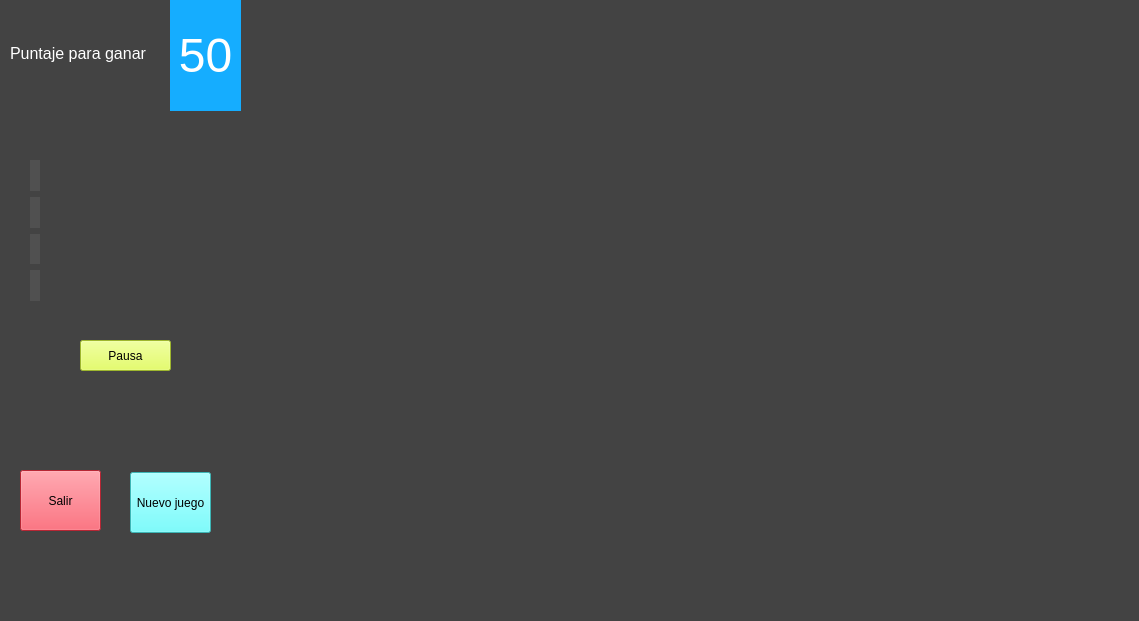
<?xml version="1.0" encoding="UTF-8"?>
<ui version="4.0">
 <class>MainWindow</class>
 <widget class="QMainWindow" name="MainWindow">
  <property name="geometry">
   <rect>
    <x>0</x>
    <y>0</y>
    <width>1139</width>
    <height>621</height>
   </rect>
  </property>
  <property name="windowTitle">
   <string>MainWindow</string>
  </property>
  <property name="styleSheet">
   <string notr="true">background-color: rgb(67, 67, 67);</string>
  </property>
  <widget class="QWidget" name="centralwidget">
   <widget class="QWidget" name="verticalLayoutWidget">
    <property name="geometry">
     <rect>
      <x>10</x>
      <y>140</y>
      <width>51</width>
      <height>181</height>
     </rect>
    </property>
    <layout class="QVBoxLayout" name="verticalLayout">
     <property name="leftMargin">
      <number>20</number>
     </property>
     <property name="topMargin">
      <number>20</number>
     </property>
     <property name="rightMargin">
      <number>20</number>
     </property>
     <property name="bottomMargin">
      <number>20</number>
     </property>
     <item>
      <widget class="QLabel" name="color_1">
       <property name="styleSheet">
        <string notr="true">background-color: rgb(80, 80, 80);</string>
       </property>
       <property name="text">
        <string/>
       </property>
      </widget>
     </item>
     <item>
      <widget class="QLabel" name="color_2">
       <property name="styleSheet">
        <string notr="true">background-color: rgb(80, 80, 80);</string>
       </property>
       <property name="text">
        <string/>
       </property>
      </widget>
     </item>
     <item>
      <widget class="QLabel" name="color_3">
       <property name="styleSheet">
        <string notr="true">background-color: rgb(80, 80, 80);</string>
       </property>
       <property name="text">
        <string/>
       </property>
      </widget>
     </item>
     <item>
      <widget class="QLabel" name="color_4">
       <property name="styleSheet">
        <string notr="true">background-color: rgb(80, 80, 80);</string>
       </property>
       <property name="text">
        <string/>
       </property>
      </widget>
     </item>
    </layout>
   </widget>
   <widget class="QWidget" name="verticalLayoutWidget_2">
    <property name="geometry">
     <rect>
      <x>40</x>
      <y>140</y>
      <width>121</width>
      <height>181</height>
     </rect>
    </property>
    <layout class="QVBoxLayout" name="verticalLayout_2">
     <property name="leftMargin">
      <number>20</number>
     </property>
     <property name="topMargin">
      <number>20</number>
     </property>
     <property name="rightMargin">
      <number>20</number>
     </property>
     <property name="bottomMargin">
      <number>20</number>
     </property>
     <item>
      <widget class="QLabel" name="name_1">
       <property name="text">
        <string/>
       </property>
      </widget>
     </item>
     <item>
      <widget class="QLabel" name="name_2">
       <property name="text">
        <string/>
       </property>
      </widget>
     </item>
     <item>
      <widget class="QLabel" name="name_3">
       <property name="text">
        <string/>
       </property>
      </widget>
     </item>
     <item>
      <widget class="QLabel" name="name_4">
       <property name="text">
        <string/>
       </property>
      </widget>
     </item>
    </layout>
   </widget>
   <widget class="QWidget" name="verticalLayoutWidget_3">
    <property name="geometry">
     <rect>
      <x>150</x>
      <y>140</y>
      <width>87</width>
      <height>181</height>
     </rect>
    </property>
    <layout class="QVBoxLayout" name="verticalLayout_3">
     <property name="leftMargin">
      <number>20</number>
     </property>
     <property name="topMargin">
      <number>20</number>
     </property>
     <property name="rightMargin">
      <number>20</number>
     </property>
     <property name="bottomMargin">
      <number>20</number>
     </property>
     <item>
      <widget class="QLabel" name="score_1">
       <property name="text">
        <string/>
       </property>
      </widget>
     </item>
     <item>
      <widget class="QLabel" name="score_2">
       <property name="text">
        <string/>
       </property>
      </widget>
     </item>
     <item>
      <widget class="QLabel" name="score_3">
       <property name="text">
        <string/>
       </property>
      </widget>
     </item>
     <item>
      <widget class="QLabel" name="score_4">
       <property name="text">
        <string/>
       </property>
      </widget>
     </item>
    </layout>
   </widget>
   <widget class="QLabel" name="label_14">
    <property name="geometry">
     <rect>
      <x>10</x>
      <y>23</y>
      <width>151</width>
      <height>61</height>
     </rect>
    </property>
    <property name="styleSheet">
     <string notr="true">
font: 87 8pt &quot;Segoe UI Black&quot;;</string>
    </property>
    <property name="text">
     <string>&lt;html&gt;&lt;head/&gt;&lt;body&gt;&lt;p&gt;&lt;span style=&quot; font-size:12pt; color:#ffffff;&quot;&gt;Puntaje para ganar&lt;/span&gt;&lt;/p&gt;&lt;/body&gt;&lt;/html&gt;</string>
    </property>
   </widget>
   <widget class="QLabel" name="win_score_label">
    <property name="geometry">
     <rect>
      <x>170</x>
      <y>0</y>
      <width>71</width>
      <height>111</height>
     </rect>
    </property>
    <property name="styleSheet">
     <string notr="true">background-color: rgb(21, 173, 255);
font: 87 8pt &quot;Segoe UI Black&quot;;</string>
    </property>
    <property name="text">
     <string>&lt;html&gt;&lt;head/&gt;&lt;body&gt;&lt;p align=&quot;center&quot;&gt;&lt;span style=&quot; font-size:36pt; color:#ffffff;&quot;&gt;50&lt;/span&gt;&lt;/p&gt;&lt;/body&gt;&lt;/html&gt;</string>
    </property>
   </widget>
   <widget class="QPushButton" name="pause_button">
    <property name="enabled">
     <bool>true</bool>
    </property>
    <property name="geometry">
     <rect>
      <x>80</x>
      <y>340</y>
      <width>91</width>
      <height>31</height>
     </rect>
    </property>
    <property name="focusPolicy">
     <enum>Qt::NoFocus</enum>
    </property>
    <property name="styleSheet">
     <string notr="true">background-color: rgb(255, 65, 68);
background-color: rgb(221, 255, 65);</string>
    </property>
    <property name="text">
     <string>Pausa</string>
    </property>
   </widget>
   <widget class="QPushButton" name="back_button">
    <property name="geometry">
     <rect>
      <x>20</x>
      <y>470</y>
      <width>81</width>
      <height>61</height>
     </rect>
    </property>
    <property name="focusPolicy">
     <enum>Qt::NoFocus</enum>
    </property>
    <property name="styleSheet">
     <string notr="true">background-color: rgb(255, 53, 73);</string>
    </property>
    <property name="text">
     <string>Salir</string>
    </property>
   </widget>
   <widget class="QPushButton" name="new_button">
    <property name="geometry">
     <rect>
      <x>130</x>
      <y>472</y>
      <width>81</width>
      <height>61</height>
     </rect>
    </property>
    <property name="focusPolicy">
     <enum>Qt::NoFocus</enum>
    </property>
    <property name="styleSheet">
     <string notr="true">background-color: rgb(85, 255, 127);
background-color: rgb(85, 255, 255);</string>
    </property>
    <property name="text">
     <string>Nuevo juego</string>
    </property>
   </widget>
   <widget class="QLabel" name="result_label">
    <property name="geometry">
     <rect>
      <x>30</x>
      <y>390</y>
      <width>191</width>
      <height>61</height>
     </rect>
    </property>
    <property name="text">
     <string/>
    </property>
   </widget>
  </widget>
  <widget class="QMenuBar" name="menubar">
   <property name="geometry">
    <rect>
     <x>0</x>
     <y>0</y>
     <width>1139</width>
     <height>21</height>
    </rect>
   </property>
  </widget>
  <widget class="QStatusBar" name="statusbar"/>
 </widget>
 <resources/>
 <connections/>
</ui>
